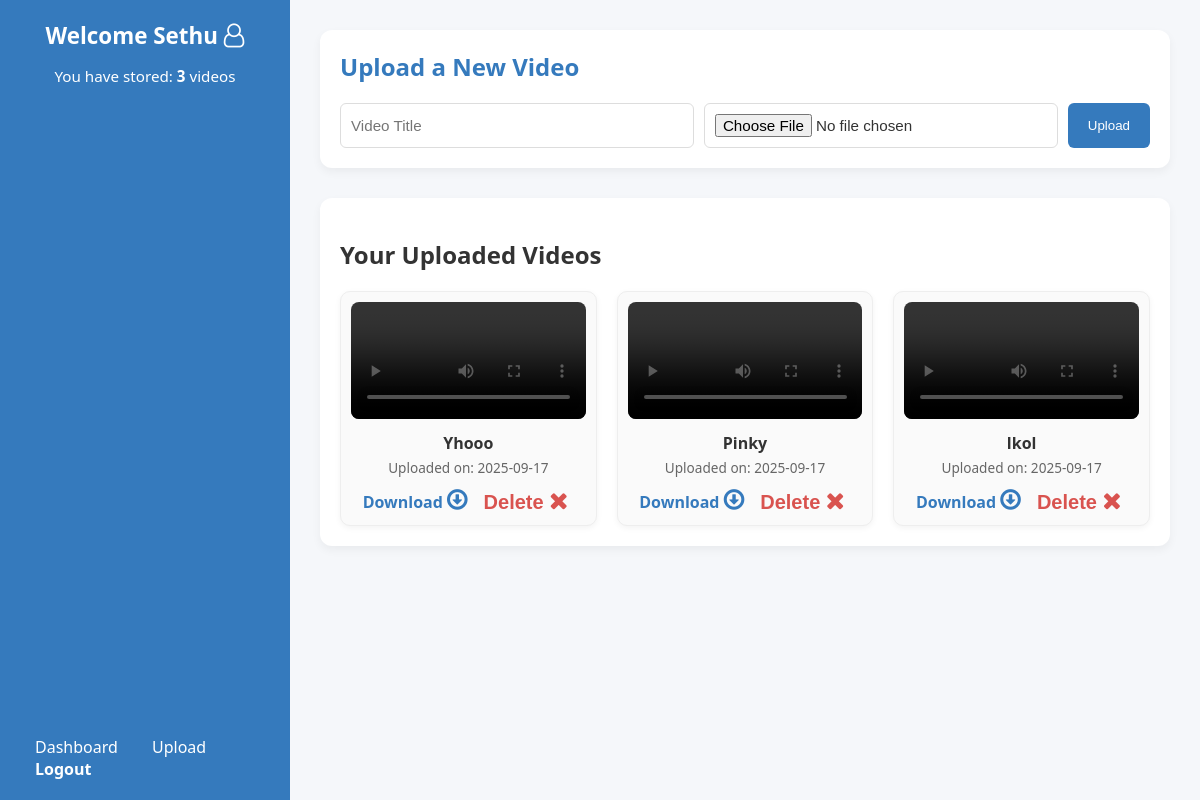
Before: /dashboard (signed in) with the older database file.
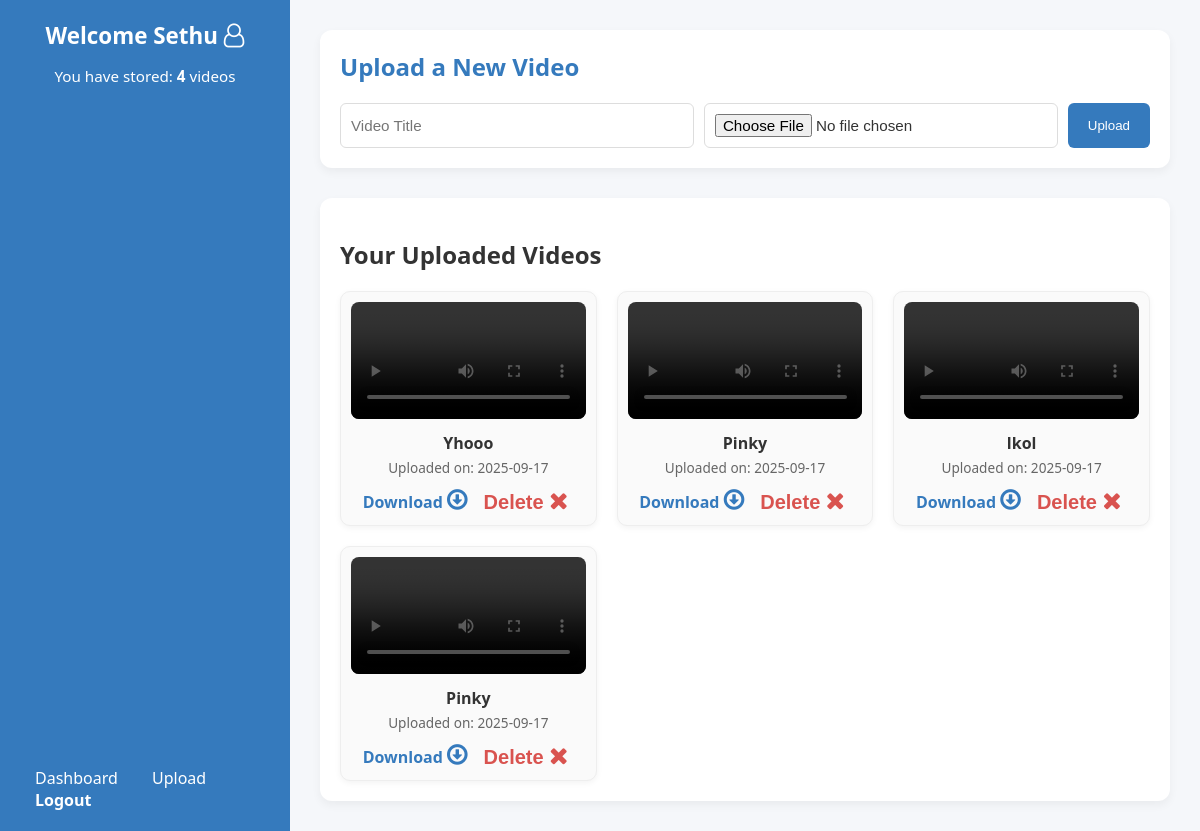
After: the same page with the newer database file.
### app.py (models this page shows)
class User(db.Model, UserMixin):
    id = db.Column(db.Integer, primary_key=True)
    username = db.Column(db.String(100), unique=False, nullable=False)
    email = db.Column(db.String(100), unique=True, nullable=False)
    password = db.Column(db.String(200), nullable=False)
    videos = db.relationship('Video', backref='owner', lazy=True)

class Video(db.Model):
    id = db.Column(db.Integer, primary_key=True)
    filename = db.Column(db.String(200), nullable=False)
    title = db.Column(db.String(200))
    user_id = db.Column(db.Integer, db.ForeignKey('user.id'), nullable=False)
    upload_date = db.Column(db.DateTime, default=datetime.utcnow)

### app.py (the view)
@app.route('/dashboard')
@login_required
def dashboard():
    videos = Video.query.filter_by(user_id=current_user.id).all()
    return render_template("dashboard.html", videos=videos)

### app.py (called while the page is built)
@login_manager.user_loader
def load_user(user_id):
    return db.session.get(User, int(user_id))

### templates/dashboard.html (shortened to what this page needs)
<!DOCTYPE html>
<html lang="en">
<head>
  <link rel="stylesheet" href="{{ url_for('static', filename='dashboard.css') }}">
  <link rel="stylesheet" href="https://cdnjs.cloudflare.com/ajax/libs/font-awesome/4.7.0/css/font-awesome.min.css">
</head>
<body>
  <div class="dashboard_container">
    <aside class="sidebar">
      <div class="profile">
        <h2>Welcome {{ current_user.username }} <i style="font-size:24px" class="fa">&#xf2c0;</i></h2>
        <p>You have stored: <strong>{{ videos|length }}</strong> videos</p>
      </div>
      <nav class="sidebar_nav">
        <a href="{{ url_for('dashboard') }}"> Dashboard</a>
        <a href="#upload"> Upload</a>
        <a href="{{ url_for('logout') }}" class="logout_link"> Logout</a>
      </nav>
    </aside>
    <main class="main_content">
      <section id="upload" class="upload_section">
        <h2> Upload a New Video</h2>
        <form action="{{ url_for('upload') }}" method="post" enctype="multipart/form-data" class="upload_form">
          <input type="text" name="title" placeholder="Video Title" required>
          <input type="file" name="video" accept="video/*" required>
          <button type="submit">Upload</button>
        </form>
      </section>
      <section class="videos_section">
        <h2> Your Uploaded Videos</h2>
        {% if videos %}
          <div class="videos_container">
            {% for video in videos %}
              <div class="video_card">
                <video controls>
                  <source src="{{ url_for('static', filename='videos/' + video.filename) }}" type="video/mp4">
                </video>
                <p><strong>{{ video.title }}</strong></p>
                <small>Uploaded on: {{ video.upload_date.strftime("%Y-%m-%d") }}</small>
                <div class="actions">
                  <a href="{{ url_for('download', video_id=video.id) }}"> Download <i style="font-size:24px" class="fa">&#xf01a;</i></a>
                  <form action="{{ url_for('delete', video_id=video.id) }}" method="post" style="display:inline;">
                    <button type="submit" class="delete_btn"> Delete <i style="font-size:24px" class="fa">&#xf00d;</i></button>
                  </form>
                </div>
              </div>
            {% endfor %}
          </div>
        {% else %}
          <p class="empty_msg">You haven’t uploaded any videos yet.</p>
        {% endif %}
      </section>
    </main>
  </div>
</body>
</html>

### static/dashboard.css (style rules this page uses)
body { margin: 0; font-family: "Segoe UI", Tahoma, Geneva, Verdana, sans-serif; background: #f5f7fa; color: #333; }
.dashboard_container { display: flex; min-height: 100vh; }
.sidebar { width: 250px; background: #357abd; color: white; padding: 20px; display: flex; flex-direction: column; justify-content: space-between; }
.profile { text-align: center; margin-bottom: 30px; }
.profile h2 { font-size: 1.4rem; margin: 0 0 10px; }
.profile p { font-size: 0.95rem; }
.sidebar_nav a { color: white; text-decoration: none; padding: 10px 15px; margin-bottom: 10px; border-radius: 6px; transition: background 0.3s; }
.logout_link { margin-top: auto; font-weight: bold; }
.main_content { flex: 1; padding: 30px; }
.upload_section { background: #fff; padding: 20px; border-radius: 12px; box-shadow: 0 4px 10px rgba(0,0,0,0.05); margin-bottom: 30px; }
.upload_section h2 { margin-top: 0; color: #357abd; }
.upload_form { display: flex; gap: 10px; flex-wrap: wrap; }
.upload_form input[type="text"], .upload_form input[type="file"] { flex: 1; padding: 10px; border: 1px solid #ddd; border-radius: 6px; font-size: 0.95rem; }
.upload_form button { background: #357abd; color: white; border: none; padding: 10px 20px; border-radius: 6px; cursor: pointer; transition: background 0.3s; }
.videos_section { background: #fff; padding: 20px; border-radius: 12px; box-shadow: 0 4px 10px rgba(0,0,0,0.05); }
.videos_container { display: grid; grid-template-columns: repeat(3, minmax(250px, 1fr)); gap: 20px; }
.video_card { background: #fafafa; border: 1px solid #eee; border-radius: 10px; padding: 10px; text-align: center; box-shadow: 0 2px 6px rgba(0,0,0,0.05); }
.video_card video { width: 100%; height: auto; border-radius: 8px; }
.video_card p { margin: 8px 0 4px; font-weight: bold; }
.video_card small { display: block; color: #666; margin-bottom: 10px; font-size: 0.85rem; }
.actions { display: flex; justify-content: center; gap: 10px; }
.actions a { text-decoration: none; color: #357abd; font-weight: bold; }
.delete_btn { background: transparent; border: none; color: #d9534f; font-weight: bold; font-size: 20px; }

Changed rows visible on the page:
added Video: title "Pinky", upload_date "2025-09-17"
Other visible differences:
{{ videos|length }}: "3" → "4"
